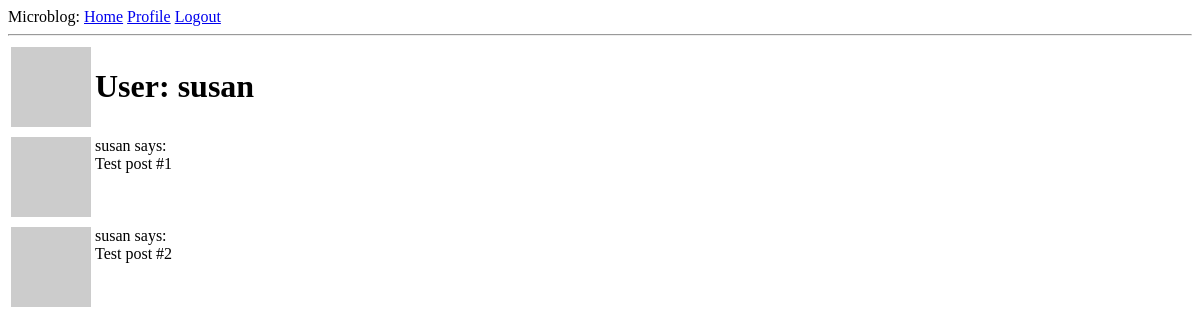
The page /user/susan (signed in) on the database as committed earlier.
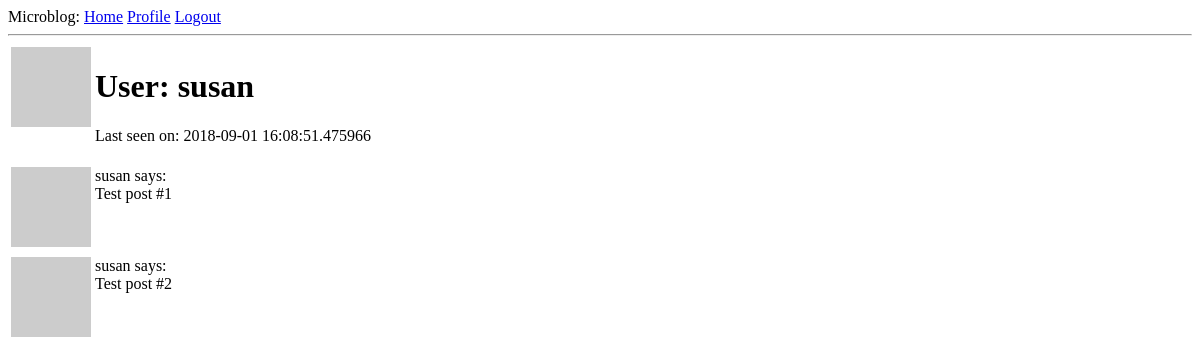
The same page on the database as committed later.
### app/models.py (models this page shows, shortened)
class User(UserMixin, db.Model):
    id = db.Column(db.Integer, primary_key=True)
    username = db.Column(db.String(64), index=True, unique=True)
    email = db.Column(db.String(120), index= True, unique=True)
    password_hash = db.Column(db.String(120))
    posts = db.relationship('Post', backref='author', lazy='dynamic')
    about_me = db.Column(db.String(140))
    last_seen = db.Column(db.DateTime, default=datetime.utcnow)
    def avatar(self, size):
        digest = md5(self.email.lower().encode('utf-8')).hexdigest()
        return 'https://www.gravatar.com/avatar/{}?d=identicon&s={}'.format(digest, size)

### app/routes.py (the view)
@app.route('/user/<username>')
@login_required
def user(username):
    user = User.query.filter_by(username=username).first_or_404()
    posts = [
        {'author': user, 'body': 'Test post #1'},
        {'author': user, 'body': 'Test post #2'}
    ]
    return render_template('user.html', user=user, posts=posts)

### app/models.py (called while the page is built)
@login.user_loader
def load_user(id):
    return User.query.get(int(id))

### app/routes.py (called while the page is built)
@app.before_request
def before_request():
    if current_user.is_authenticated:
        current_user.last_seen = datetime.utcnow()
        db.session.commit()

### app/templates/user.html (shortened to what this page needs)
{% extends "base.html" %}
{% block content %}
    <table>
        <tr valign="top">
            <td><img src="{{ user.avatar(128) }}"></td>
            <td>
                <h1>User: {{ user.username }}</h1>
                {% if user.last_seen %}<p>Last seen on: {{ user.last_seen }}</p>{% endif %}
            </td>
        </tr>
    </table>
    {% for post in posts %}
    <table>
        <tr valign="top">
            <td><img src="{{ post.author.avatar(36) }}"></td>
            <td>{{ post.author.username }} says:<br>{{ post.body }}</td>
        </tr>
    </table>
    {% endfor %}
{% endblock %}

Rows that differ between the two databases and show on the page:
changed User "susan": last_seen (not shown) → "2018-09-01 16:08:51.475966"
Other text that changed with them:
text now shown: "Last seen on:"
